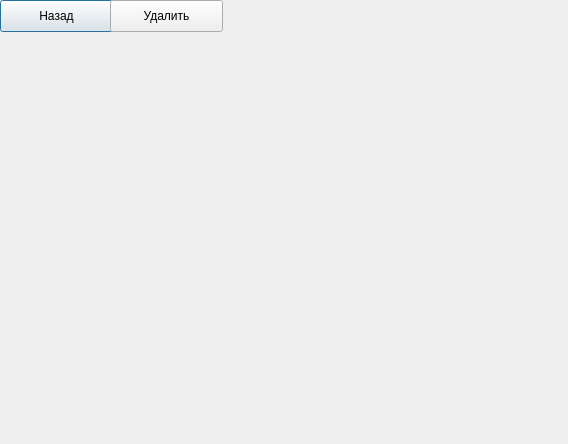
<?xml version="1.0" encoding="UTF-8"?>
<ui version="4.0">
 <class>Dialog</class>
 <widget class="QDialog" name="Dialog">
  <property name="geometry">
   <rect>
    <x>0</x>
    <y>0</y>
    <width>568</width>
    <height>444</height>
   </rect>
  </property>
  <property name="windowTitle">
   <string>Dialog</string>
  </property>
  <widget class="QPushButton" name="back">
   <property name="geometry">
    <rect>
     <x>0</x>
     <y>0</y>
     <width>113</width>
     <height>32</height>
    </rect>
   </property>
   <property name="text">
    <string>Назад</string>
   </property>
  </widget>
  <widget class="QPushButton" name="delete_2">
   <property name="geometry">
    <rect>
     <x>110</x>
     <y>0</y>
     <width>113</width>
     <height>32</height>
    </rect>
   </property>
   <property name="text">
    <string>Удалить</string>
   </property>
  </widget>
 </widget>
 <resources/>
 <connections/>
</ui>
